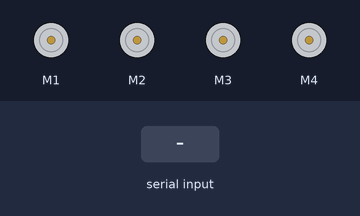
Bench run of a sketch on a simulated Arduino Mega 2560, built with avr-gcc and run on an emulated ATmega2560. On the bench: 4 × DC motor (green arrow = forward, orange = backward, longer = faster). The inputs (shaded band) are chosen by the test bench.

Above: at 1.2 s.
1.3 s: "F" received over the second serial link
At 2.5 s:
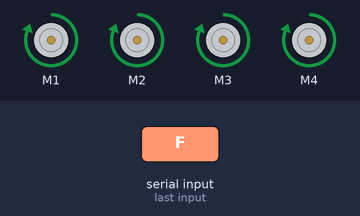
2.8 s: "B" received over the second serial link
At 3.6 s:
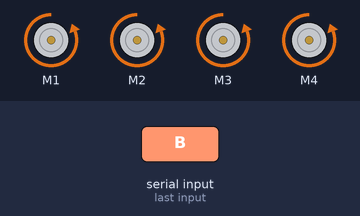
4.3 s: "L" received over the second serial link
At 4.8 s:
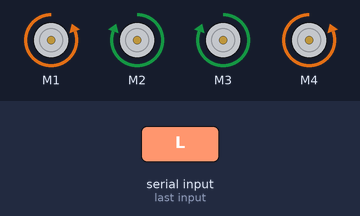
5.8 s: "R" received over the second serial link
At 7.0 s:
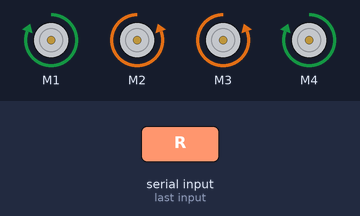
7.3 s: "S" received over the second serial link
At 8.3 s:
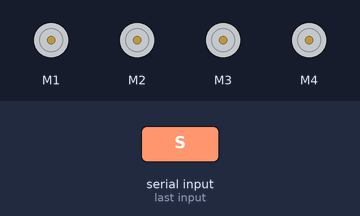
Timing chart, 0 to 9.8 s (numbered marks = the images above; inputs shaded):
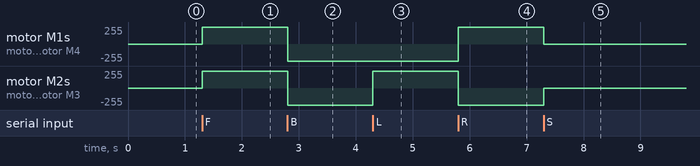

Measured:
- after the input at 1.3 s, motor M1–4: stopped → forward 255/255 at once
- after the input at 2.8 s, motor M1–4: forward 255/255 → backward 255/255 at once
- after the input at 4.3 s, motor M2, motor M3: backward 255/255 → forward 255/255 at once
- after the input at 5.8 s, motor M1, motor M4: backward 255/255 → forward 255/255 at once; motor M2, motor M3: forward 255/255 → backward 255/255 at once
- after the input at 7.3 s, motor M1, motor M4: forward 255/255 → stopped at once; motor M2, motor M3: backward 255/255 → stopped at once

The sketch:

forarduino.ino
```cpp
#include <AFMotor.h>

// Define the motor shield object
AF_DCMotor motor1(1); // Motor connected to M1
AF_DCMotor motor2(2); // Motor connected to M2
AF_DCMotor motor3(3); // Motor connected to M3
AF_DCMotor motor4(4); // Motor connected to M4

char command;

void setup() {

  Serial1.begin(9600);
  Serial1.println("Motor test!");

  // Set the speed of the motors
  motor1.setSpeed(255);
  motor2.setSpeed(255);
  motor3.setSpeed(255);
  motor4.setSpeed(255);
}

void loop() {
  // Check for incoming commands from Python
  if (Serial1.available() > 0) {
    command = Serial1.read();
    Serial1.print("Received command: ");
    Serial1.println(command);
    executeCommand(command);
  }
}

void executeCommand(char command) {
  switch (command) {
    case 'F':
      forward();
      break;
    case 'B':
      backward();
      break;
    case 'L':
      left();
      break;
    case 'R':
      right();
      break;
    case 'S':
      stopMotors();
      break;
    default:
      break;
  }
}

void forward() {
  Serial1.println("Moving forward");
  motor1.run(FORWARD);
  motor2.run(FORWARD);
  motor3.run(FORWARD);
  motor4.run(FORWARD);
}

void backward() {
  Serial1.println("Moving backward");
  motor1.run(BACKWARD);
  motor2.run(BACKWARD);
  motor3.run(BACKWARD);
  motor4.run(BACKWARD);
}

void left() {
  Serial1.println("Turning left");
  motor1.run(BACKWARD);
  motor2.run(FORWARD);
  motor3.run(FORWARD);
  motor4.run(BACKWARD);
}

void right() {
  Serial1.println("Turning right");
  motor1.run(FORWARD);
  motor2.run(BACKWARD);
  motor3.run(BACKWARD);
  motor4.run(FORWARD);
}

void stopMotors() {
  Serial1.println("Stopping motors");
  motor1.run(RELEASE);
  motor2.run(RELEASE);
  motor3.run(RELEASE);
  motor4.run(RELEASE);
}
```
